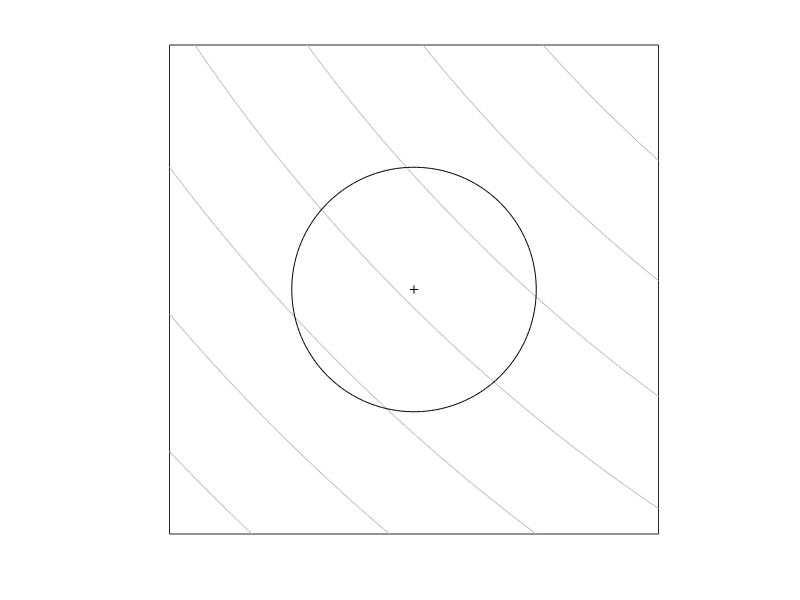

Write the MATLAB code that produced this figure. (Note: this script raises an error after producing the figure.)
[X, Y] = meshgrid(linspace(-2, 2, 1e2), linspace(-2, 2, 1e2));
opt = [10 10];
q = @(x) norm(x-opt)^2;
sigma = 1;
lambda = 100;
mu = ceil(0.30 * lambda);
w = [1/mu 1/mu repmat((1-1/mu-1/mu)/(mu-2), 1, mu-2)];
C = diag([sigma sigma]);

handle = figure('Units', 'inches');

dp_path = '/home/jakub/Documents/dp/img/';

% objective contours
contour(X, Y, reshape(sqrt((X-opt(1)).^2+(Y-opt(2)).^2), length(X), length(Y)), 'LineColor', [0.75 0.75 0.75], 'LevelStep', 0.75);
hold on;
axis equal;

% CM contour
contour(X, Y, reshape(mvnpdf([X(:) Y(:)], 0, C), length(X), length(Y)), repmat(mvnpdf(sqrt([0 sigma]), 0, C), 1, 2), 'LineColor', 'k');
%plot([0], sqrt([sigma]), 'o', 'Color', 'r')

% mean
plot([0], [0], '+', 'Color', 'black', 'MarkerSize', 6, 'MarkerFaceColor', 'k');

set(gca, 'XTick', []);
set(gca, 'YTick', []);
set(gca, 'XLabel', []);
set(gca, 'YLabel', []);

set(handle,'PaperPositionMode','manual');
set(handle, 'PaperUnits','inches');
set(handle, 'Units','inches');
pos=get(handle,'Position');
set(handle, 'PaperSize', [3 3]);
set(handle, 'PaperPosition', [-0.41 -0.41 3.7 3.7]);

print(handle, '-dpdf', '-r1500', fullfile(dp_path, 'cma_ellipse_01'));



clf;

% objective contours
h = contour(X, Y, reshape(sqrt((X-opt(1)).^2+(Y-opt(2)).^2), length(X), length(Y)), 'LineColor', [0.75 0.75 0.75], 'LevelStep', 0.75);
hold on;
axis equal;

% mean
plot([0], [0], '+', 'Color', 'black', 'MarkerSize', 6, 'MarkerFaceColor', 'k');

B = eye(2, 2);
D = [0.25 0; 0 1.5^2];
Cn = B*D*B';

% CM contour
contour(X, Y, reshape(mvnpdf([X(:) Y(:)], 0, Cn), length(X), length(Y)), repmat(mvnpdf(sqrt(D(1,1)) * B(:,1), 0, Cn), 1, 2), 'LineColor', 'k', 'ShowText', 'Off');

set(gca, 'XTick', []);
set(gca, 'YTick', []);
set(gca, 'XLabel', []);
set(gca, 'YLabel', []);

print(handle, '-dpdf', '-r1500', fullfile(dp_path, 'cma_ellipse_02'));



clf;
% objective contours
contour(X, Y, reshape(sqrt((X-opt(1)).^2+(Y-opt(2)).^2), length(X), length(Y)), 'LineColor', [0.75 0.75 0.75], 'LevelStep', 0.75);
hold on;
axis equal;

angle = pi/6;
B = [cos(angle) sin(angle); -sin(angle) cos(angle)];
sigma = 5
D = [0.25 0; 0 1.5^2];
Cn = B*D*B';

% mean
plot([0], [0], '+', 'Color', 'black', 'MarkerSize', 6, 'MarkerFaceColor', 'k');

% CM contour
contour(X, Y, reshape(mvnpdf([X(:) Y(:)], 0, Cn), length(X), length(Y)), repmat(mvnpdf(sqrt(D(1,1)) * B(:,1), 0, Cn), 1, 2), 'LineColor', 'k', 'ShowText', 'Off');


set(gca, 'XTick', []);
set(gca, 'YTick', []);
set(gca, 'XLabel', []);
set(gca, 'YLabel', []);

print(handle, '-dpdf', '-r1500', fullfile(dp_path, 'cma_ellipse_03'));